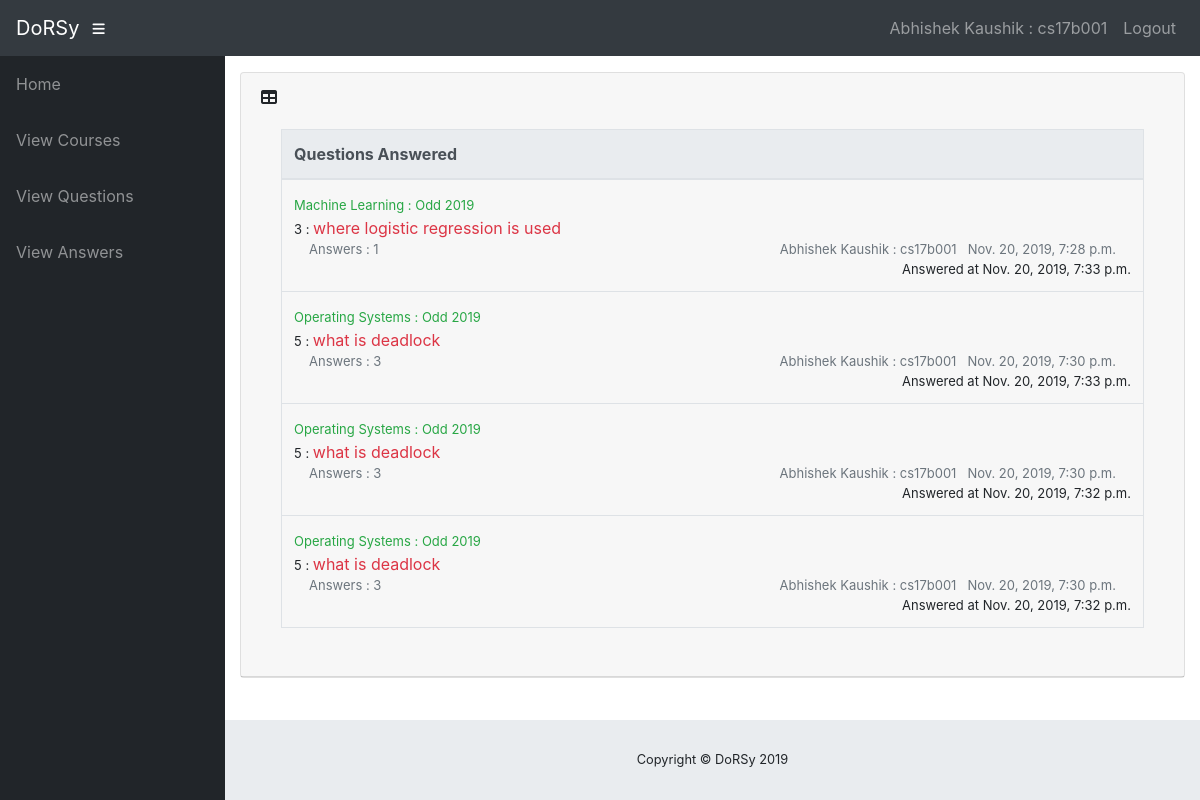
The app's page /info/student/cs17b001/personalans/ (signed in) with its own data.
### info/models.py (models this page shows, shortened)
class User(AbstractUser):
    @property
    def is_student(self):
        if hasattr(self, 'student'):
            return True
        return False
    @property
    def is_teacher(self):
        if hasattr(self, 'teacher'):
            return True
        return False

class Student(models.Model):
    user = models.OneToOneField(User, on_delete=models.CASCADE, null=True)
    sex = models.CharField(max_length=50, choices=sex_choice, default='Male')
    dept = models.ForeignKey(Dept, on_delete=models.CASCADE, default=1)
    id = models.CharField(primary_key=True, max_length=100, default=1)
    batch = models.IntegerField(default=2019)
    DOB = models.DateField(default='1999-01-01')
    def __str__(self):
        d = User.objects.get(username=self.user)
        return '%s : %s' % (d.get_full_name(), self.id)

class Answer(models.Model):
	id = models.AutoField(primary_key=True)
	ques = models.ForeignKey(Question, on_delete=models.CASCADE, default=1)
	user = models.ForeignKey(User, on_delete=models.CASCADE, default=1)
	date = models.DateTimeField(auto_now=True)
	content = models.CharField(max_length=10000)

class Question(models.Model) :
	id = models.AutoField(primary_key=True)
	q_class = models.ForeignKey(Class, on_delete=models.CASCADE, default=1)
	content = models.CharField(max_length=1000)
	user = models.ForeignKey(User, on_delete=models.CASCADE, default=1)
	date = models.DateTimeField()
	answered = models.IntegerField(default=0)

class Class(models.Model):
    id = models.AutoField(primary_key=True)
    course = models.ForeignKey(Course, on_delete=models.CASCADE, null=True, db_index=False)
    sem = models.CharField(max_length=50, choices=sem_type, default='Odd')
    year = models.IntegerField(default=2019)
    teacher = models.ForeignKey(Teacher, on_delete=models.CASCADE, null=True, db_index=False)
    class Meta:
        verbose_name_plural = 'classes'
    def __str__(self):
        d = Course.objects.get(name=self.course)
        return '%s : %s %d' % (d.name, self.sem, self.year)

class Course(models.Model):
    dept = models.ForeignKey(Dept, on_delete=models.CASCADE, default=1)
    id = models.CharField(primary_key=True, max_length=50)
    name = models.CharField(max_length=50)
    def __str__(self):
        return self.name

### info/views.py (the view)
# urls.py: path('student/<str:u_id>/personalans/', views.personalans, name='personalans'),
@login_required()
def personalans(request, u_id):
	st = Student.objects.get(id=u_id)
	a_user = st.user
	a = Answer.objects.filter(user=a_user).order_by('-date')
	return render(request, 'info/personalans.html', {'att_list' : a})

### info/templates/info/personalans.html (shortened to what this page needs)
{% extends 'info/base.html' %}
    {% load static %}
    {% block content %}
                  <div class="card mb-3">
            <div class="card-header">
              <i class="fas fa-table"></i>
            <div class="card-body">
              <div class="table-responsive">
                <table class="table table-bordered text-left" id="dataTable" width="100%" cellspacing="0">
                  <thead class="thead-light ">
                    <tr>
                        <th>Questions Answered</th>
                    </tr>
                  </thead>
                  <tbody>
                    {% for a in att_list %}
                    <tr>
                        <td><div class="text-success d-inline-flex"><font size="2">{{a.ques.q_class}}</font></div><br><font size="2">{{a.ques.id}} : </font>
                          {% if a.ques.answered > 0 %}
                            <a href="{% url 'viewpersonalans' a.id request.user.student.id %}" class="text-danger">{{ a.ques.content }}</a>
                          {% else %}
                            <a href="{% url 'viewpersonalans' a.id request.user.student.id %}" class="text-info">{{ a.ques.content }}</a>
                          {% endif %}
                          <font size="2">
                          <div class="container text-secondary">
                            <div class="row">
                               <div class="col"> Answers :
                          {{a.ques.answered}}</div>
                              <div class="col" align="right">
                                {% if a.ques.user == request.user %}
                                  {{a.ques.user.student}} &nbsp;
                                {% endif %}
                          {{a.ques.date}}</div></div></div>
                          <div align="right"> Answered at {{a.date}}</div></font>
                        </td>
                    </tr>
                    {% empty %}
                            <p>You have not answered any question.</p>
                    {% endfor %}
                  </tbody>
                </table>
              </div>
            </div>
          </div>
    {% endblock %}

### info/templates/info/base.html (shortened to what this page needs)
<!DOCTYPE html>
<html lang="en">
  <head>
      {% load static %}
    <link href="{% static '/info/bootstrap/vendor/bootstrap/css/bootstrap.min.css' %}" rel="stylesheet">
    <link href="{% static '/info/bootstrap/vendor/fontawesome-free/css/all.min.css' %}" rel="stylesheet" type="text/css">
    <link href="{% static '/info/bootstrap/vendor/datatables/dataTables.bootstrap4.css' %}" rel="stylesheet">
    <link href="{% static '/info/bootstrap/css/sb-admin.css' %}" rel="stylesheet">
  </head>
  <body id="page-top">
    <nav class="navbar navbar-expand navbar-dark bg-dark static-top">
      <a class="navbar-brand mr-1" href="{% url 'index' %}">DoRSy</a>
      <button class="btn btn-link btn-sm text-white order-1 order-sm-0" id="sidebarToggle" href="#">
        <i class="fas fa-bars"></i>
      </button>
        <div class="collapse navbar-collapse" id="navbarResponsive">
          <ul class="navbar-nav ml-auto">
            <li class="nav-item">
                {% if request.user.is_student %}
                    <a class="nav-link">{{ request.user.student }}</a>
                {% elif request.user.is_teacher %}
                    <a class="nav-link">{{ request.user.teacher }}</a>
                {% endif %}
            </li>
            <li class="nav-item">
                <a class="nav-link" href="#" data-toggle="modal" data-target="#logoutModal">Logout</a>
            </li>
          </ul>
        </div>
    </nav>
    <div id="wrapper">
      <ul class="sidebar navbar-nav">
            <li class="nav-item">
              <a class="nav-link" href="{% url 'index' %}">
                <span>Home</span>
              </a>
            </li>
        {% if request.user.is_student %}
            <li class="nav-item">
              <a class="nav-link" href="{% url 'viewcourse' request.user.student.id %}">
                <span>View Courses</span>
              </a>
            </li>
            <li class="nav-item">
              <a class="nav-link" href="{% url 'personalques' request.user.student.id %}">
                <span>View Questions</span>
              </a>
            </li>
            <li class="nav-item">
              <a class="nav-link" href="{% url 'personalans' request.user.student.id %}">
                <span>View Answers</span>
              </a>
            </li>
        {% endif %}
      </ul>
      <div id="content-wrapper">
        <div class="container-fluid">
            {% block content %}
            {% endblock %}
        </div>
 <footer class="sticky-footer">
          <div class="container my-auto">
            <div class="copyright text-center my-auto">
              <span>Copyright © DoRSy 2019</span>
            </div>
          </div>
        </footer>
      </div>
    </div>
  </body>
</html>

### records on screen
User: user.student "Abhishek Kaushik : cs17b001"
Answer: ques.q_class "Machine Learning : Odd 2019", ques.id "3", ques.content "where logistic regression is used", ques.answered "1", ques.user.student "Abhishek Kaushik : cs17b001", ques "Nov. 20, 2019, 7:28 p.m.", date "Nov. 20, 2019, 7:33 p.m."
Answer: ques.q_class "Operating Systems : Odd 2019", ques.id "5", ques.content "what is deadlock", ques.answered "3", ques.user.student "Abhishek Kaushik : cs17b001", ques "Nov. 20, 2019, 7:30 p.m.", date "Nov. 20, 2019, 7:33 p.m."
Answer: ques.q_class "Operating Systems : Odd 2019", ques.id "5", ques.content "what is deadlock", ques.answered "3", ques.user.student "Abhishek Kaushik : cs17b001", ques "Nov. 20, 2019, 7:30 p.m.", date "Nov. 20, 2019, 7:32 p.m."
Answer: ques.q_class "Operating Systems : Odd 2019", ques.id "5", ques.content "what is deadlock", ques.answered "3", ques.user.student "Abhishek Kaushik : cs17b001", ques "Nov. 20, 2019, 7:30 p.m.", date "Nov. 20, 2019, 7:32 p.m."
